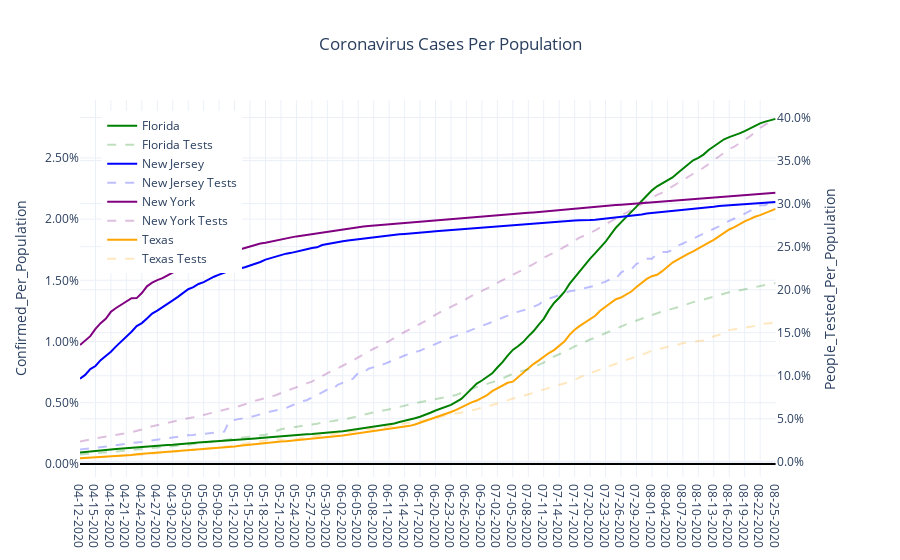

The notebook cell saved with this chart:
### Code cell
countries_list = sorted(list(country_df['Country_Region'].unique()))

colors_dict = {'US Only NY':'purple',
              'US Only NJ':'blue',
              'US Only FL':'green',
              'US Only TX':'orange'}

rename_dict = {'US Only NY':'New York',
              'US Only NJ':'New Jersey',
              'US Only FL':'Florida',
              'US Only TX':'Texas'}



fig = make_subplots(specs=[[{'secondary_y':True}]])



for mycountry in countries_list:
    fig.add_trace(go.Scatter(x=country_df[country_df['Country_Region']==mycountry]['Date'],
                               y=country_df[country_df['Country_Region']==mycountry]['Confirmed_Per_Population'],
                               name = rename_dict[mycountry],
                               line = {'color':colors_dict[mycountry]}                               
                          ),
                  secondary_y = False
                )
    fig.add_trace(go.Scatter(x=country_df[country_df['Country_Region']==mycountry]['Date'],
                               y=country_df[country_df['Country_Region']==mycountry]['People_Tested_Per_Population'],
                               name = rename_dict[mycountry] + ' Tests',
                               line = {'color':colors_dict[mycountry],
                                      'dash':'dash'},
                               opacity = 0.25
                          ),
                  secondary_y = True
                )
    


fig.update_layout(
                showlegend = True,
                legend= dict(x=0.03,y=0.97),
                title='Coronavirus Cases Per Population',
                title_x=0.5,
                yaxis={'title':'Confirmed_Per_Population',
                       'tickformat':'.2%',
                       'zeroline':True,'zerolinecolor':'#000000','zerolinewidth':2.0},
                template = 'plotly_white')
fig.update_yaxes(title_text='People_Tested_Per_Population',secondary_y=True,tickformat='.1%')



fig.show()

### Figure 1 — Plotly figure (JSON) as saved in the notebook; plotly's stock layout.template omitted (floating-point values rounded to 4 significant figures; data arrays with more than 128 entries replaced by an {"elided": "..."} marker saying what was removed)
{"data": [{"line": {"color": "green"}, "name": "Florida", "type": "scatter", "x": {"elided": "136 str values"}, "xaxis": "x", "y": {"elided": "136 float values"}, "yaxis": "y"}, {"line": {"color": "green", "dash": "dash"}, "name": "Florida Tests", "opacity": 0.25, "type": "scatter", "x": {"elided": "136 str values"}, "xaxis": "x", "y": {"elided": "136 float values"}, "yaxis": "y2"}, {"line": {"color": "blue"}, "name": "New Jersey", "type": "scatter", "x": {"elided": "136 str values"}, "xaxis": "x", "y": {"elided": "136 float values"}, "yaxis": "y"}, {"line": {"color": "blue", "dash": "dash"}, "name": "New Jersey Tests", "opacity": 0.25, "type": "scatter", "x": {"elided": "136 str values"}, "xaxis": "x", "y": {"elided": "136 float values"}, "yaxis": "y2"}, {"line": {"color": "purple"}, "name": "New York", "type": "scatter", "x": {"elided": "136 str values"}, "xaxis": "x", "y": {"elided": "136 float values"}, "yaxis": "y"}, {"line": {"color": "purple", "dash": "dash"}, "name": "New York Tests", "opacity": 0.25, "type": "scatter", "x": {"elided": "136 str values"}, "xaxis": "x", "y": {"elided": "136 float values"}, "yaxis": "y2"}, {"line": {"color": "orange"}, "name": "Texas", "type": "scatter", "x": {"elided": "136 str values"}, "xaxis": "x", "y": {"elided": "136 float values"}, "yaxis": "y"}, {"line": {"color": "orange", "dash": "dash"}, "name": "Texas Tests", "opacity": 0.25, "type": "scatter", "x": {"elided": "136 str values"}, "xaxis": "x", "y": {"elided": "136 float values"}, "yaxis": "y2"}], "layout": {"legend": {"x": 0.03, "y": 0.97}, "showlegend": true, "title": {"text": "Coronavirus Cases Per Population", "x": 0.5}, "xaxis": {"anchor": "y", "domain": [0, 0.94]}, "yaxis": {"anchor": "x", "domain": [0, 1], "tickformat": ".2%", "title": {"text": "Confirmed_Per_Population"}, "zeroline": true, "zerolinecolor": "#000000", "zerolinewidth": 2}, "yaxis2": {"anchor": "x", "overlaying": "y", "side": "right", "tickformat": ".1%", "title": {"text": "People_Tested_Per_Population"}}}}
